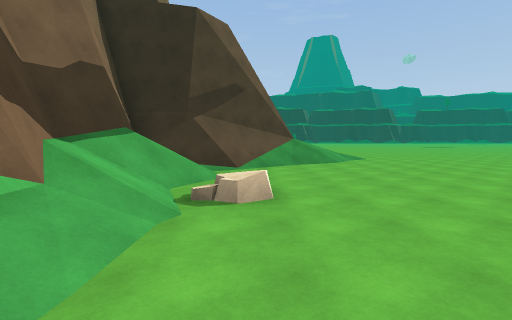
View 1 (above)

22 first-person views from a walk through a Unity game level. The camera is 1.5 m above the floor, tilts 4° down and sees 85° across. The floor is counted in squares, 2 m on a side. Each view is taken from the middle of a square. On the plan, view 1 faces up. The plan holds only what a view shows up to about 10 squares ahead; the rest is blank. The place goes on beyond the plan.

View 2
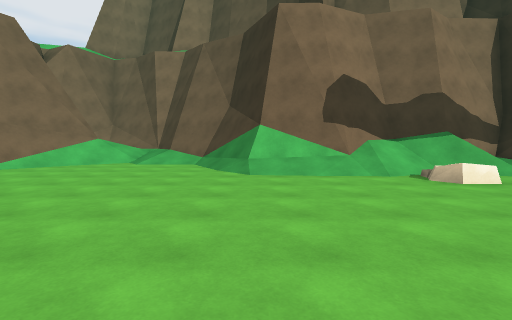

View 3
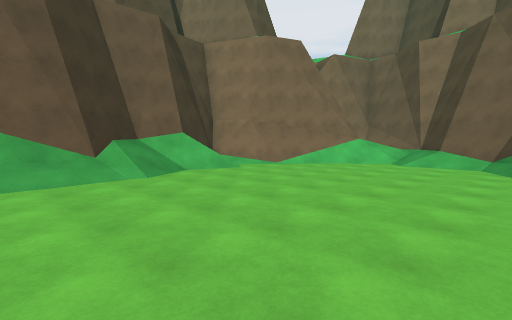

View 4
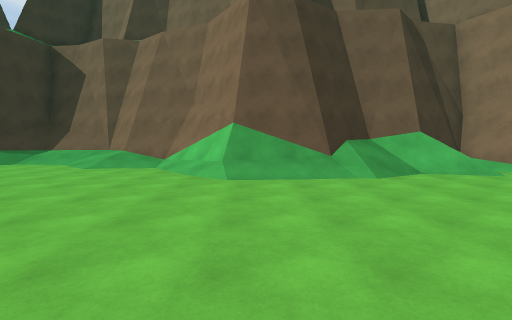

View 5
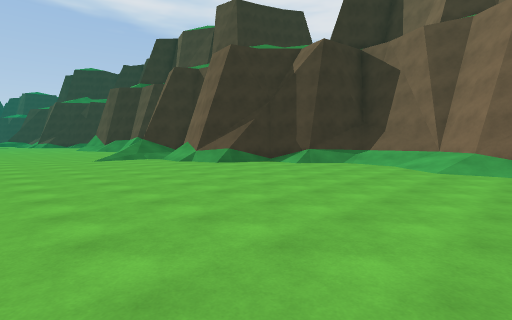

View 6
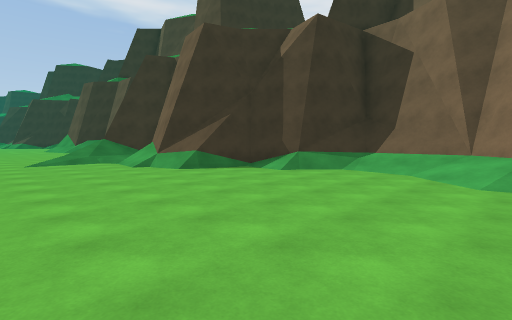

View 7
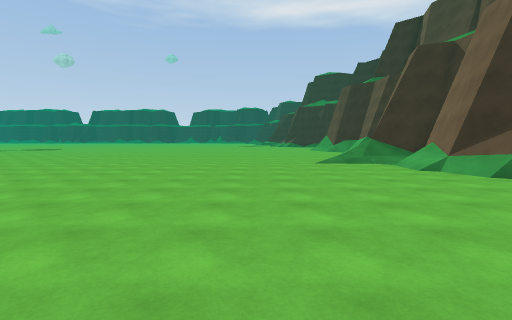

View 8
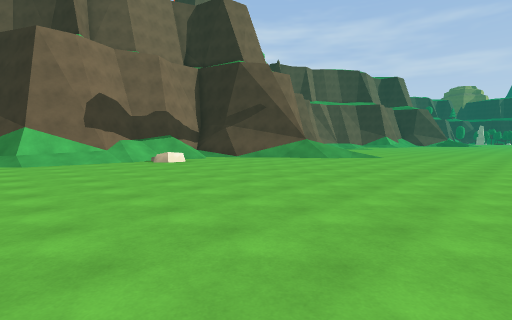

View 9
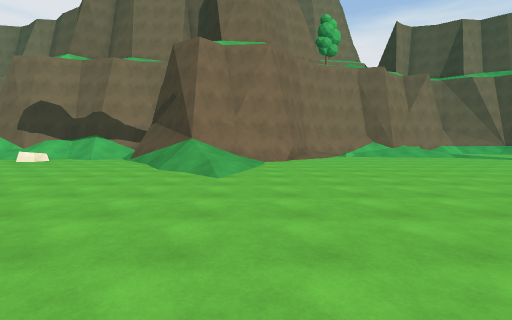

View 10
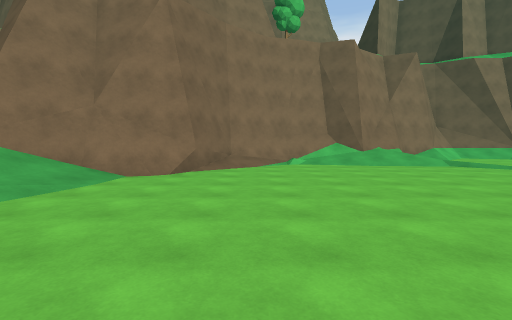

View 11
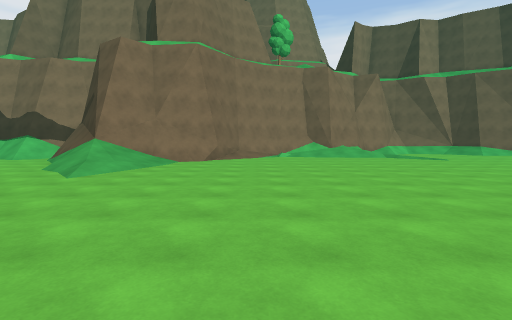

View 12
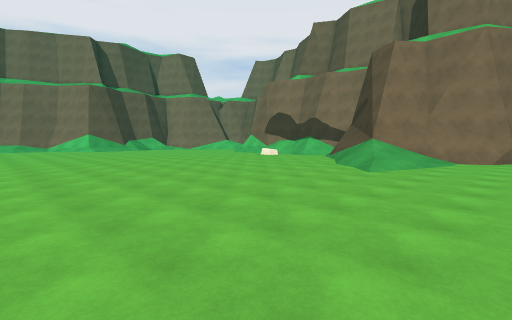

View 13
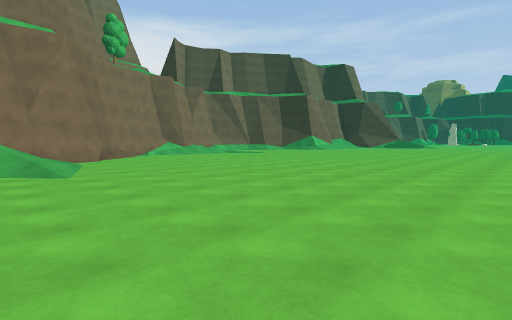

View 14
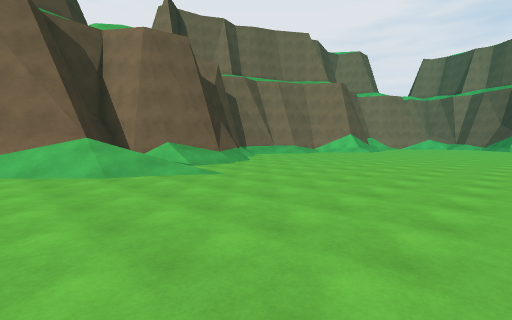

View 15
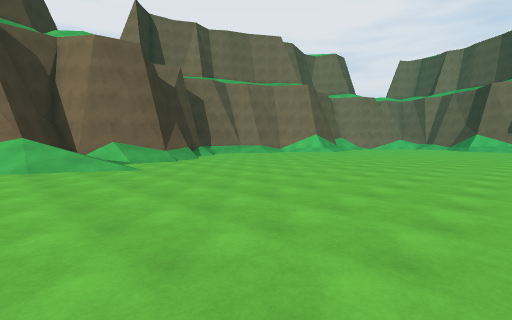

View 16
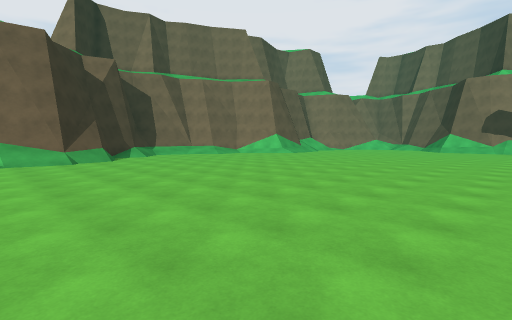

View 17
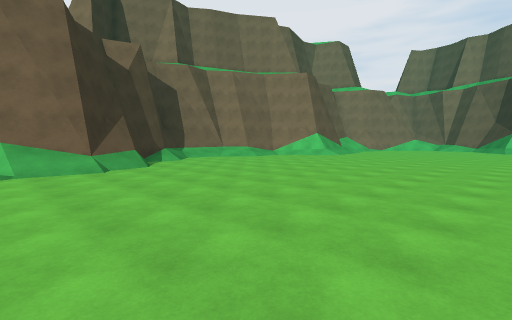

View 18
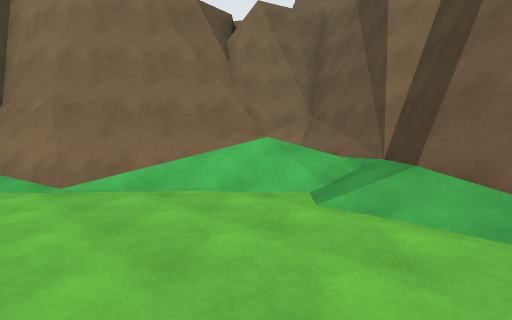

View 19
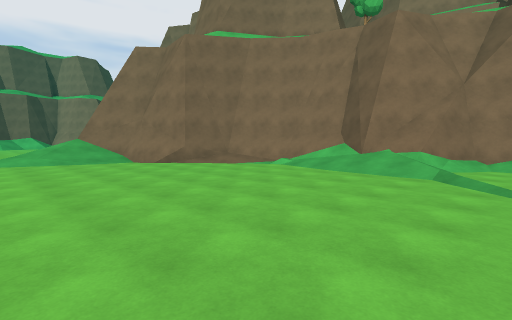

View 20
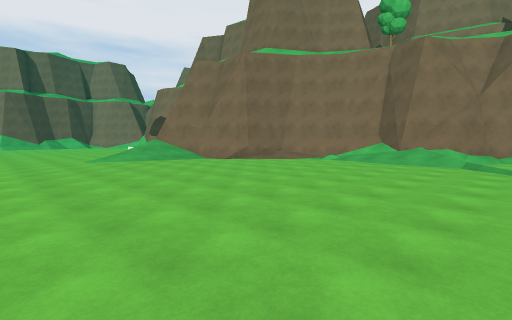

View 21
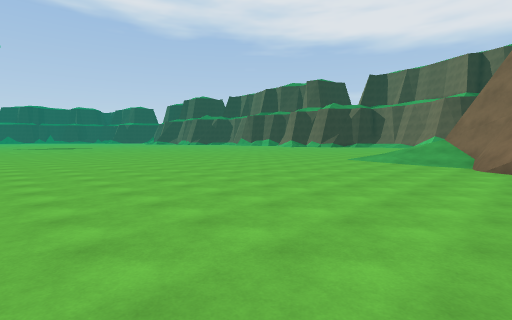

View 22
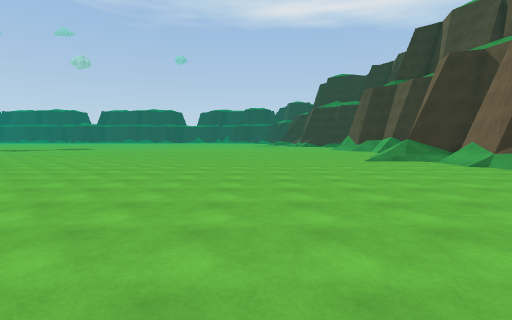

### Floor plan
Key: @ floor where view 1 was taken; # wall or solid block; . main floor; : floor 0.5 m higher than the main floor; / step, stairs or slope; = window, fence, low wall or low ledge; ^ raised ledge; O other object.
Columns run from 7 left of view 1 to 23 right of it. Each row starts with its distance up from view 1.
 22   /.../...........
 21  ##///.............
 20  ##=//.............
 19   ##/..............
 18    #/..............
 17    #/..............
 16    #/..............
 15    ##/.............
 14     ##/............
 13      ##/...........
 12       ##//.........
 11        #////.......
 10        ##//........
  9       ##//.........
  8      ###...........      ..
  7     ##/............     ...
  6     #//............   ......
  5     #//............  .......
  4     #//O....................
  3     ^//.......................
  2      #/.......................
  1      #/........................
  0     ##/@.......................
 -1   ###/.........................
 -2   #/...........................
 -3  ##/...........................
 -4 ##//....................../....
 -5 #///......................///..
 -6 # ##/...................//////.
 -7 ######.///////........./#///##/
 -8      #////####/.......//#^#:###
 -9      ####^   ##///..//##   #
-10       #       ###////##
-11                 ######

Positions as (right, up) in squares from view 1, and headings:
1: (0, 0), facing up
2: (5, 0), facing left
3: (5, -1), facing down-left
4: (5, -1), facing down
5: (8, -1), facing down-right
6: (9, -3), facing down-right
7: (10, -2), facing right
8: (9, -1), facing up-left
9: (10, 12), facing left
10: (6, 15), facing left
11: (10, 15), facing left
12: (11, 14), facing down-left
13: (11, 10), facing up-left
14: (23, 1), facing down-left
15: (22, 3), facing down-left
16: (19, 4), facing down-left
17: (19, 1), facing down-left
18: (-1, -2), facing down-left
19: (4, 22), facing down-left
20: (7, 22), facing down-left
21: (-1, 22), facing down-right
22: (9, 0), facing right
